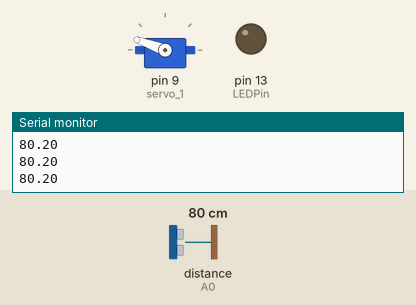
Simulated run of this sketch. Board: Arduino Uno, built with avr-gcc and run on an emulated ATmega328P. Parts: servo, output pins drawn as LEDs (lit = HIGH), the last lines printed to the serial monitor. Wiring (inferred from the names in the program): ultrasonic range finder: trigger A1; echo A0. The test bench sets the inputs (shaded band); at power-on: distance to the obstacle (sensor on A0) 80 cm. The echo pulse lasts 58.3 µs per cm; pins used as bus, display or sensor lines are not drawn.

Above: at 1.3 s.
1.4 s: distance to the obstacle (sensor on A0) set to 2 cm
At 1.72 s:
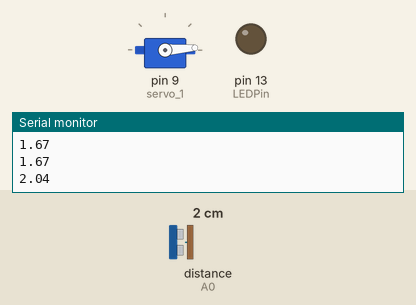
4.4 s: distance to the obstacle (sensor on A0) set to 18 cm
5.9 s: distance to the obstacle (sensor on A0) set to 35 cm
At 7.0 s:
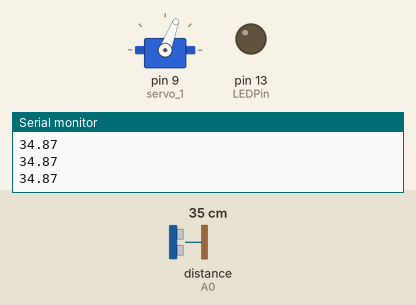
7.4 s: distance to the obstacle (sensor on A0) set to 60 cm
At 8.1 s:
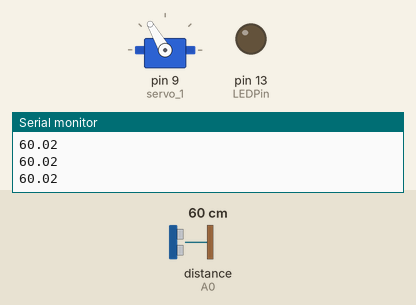
8.9 s: distance to the obstacle (sensor on A0) set to 120 cm
At 9.4 s:
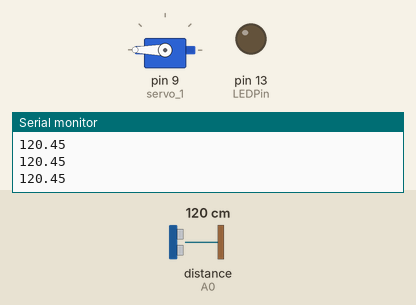
Timing chart, 0 to 11.4 s (numbered marks = the images above; inputs shaded):
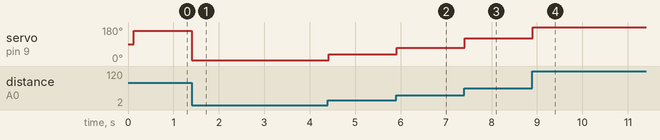

The sketch:

Ultrasonic_Servo.ino
```cpp
#include <Servo.h>

// Sonic
  // GLOBALS
  const byte trigPin1 = A1;      // trigger pin for sonic ranger #1
  const byte echoPin1 = A0;     // echo (data) pin for sonic ranger #1

  const byte LEDPin = 13;       // onboard LED pin (for diagnostics)

  Servo servo_1;

  void setup() {
  Serial.begin(9600);
  pinMode(trigPin1, OUTPUT);    // set the pinMode for trigger pin #1
  pinMode(echoPin1, INPUT);     // set the pinMode for echo pin #1
  pinMode(LEDPin, OUTPUT);      // set the pinMode for the onboard LED
  delay(100);       // allow the serial window time to open

    // Servo
  servo_1.attach(9, 500, 2500);
  }

void loop(){
  float x = sonicRange(trigPin1, echoPin1, 1000);
  Serial.println(x);

  servo_1.write(x*2);
}


float sonicRange(byte trigPin, byte echoPin, float maxRange) {
  // function, with arguments: (trigger pin, echo pin, maximum range (in cm))
  float timeout;                      // # of microseconds sensor will search for object
  long timeRoundTrip;                 // total time (from echo pin) for sound to travel
  float distanceToObject;             // the calculated distance to the object (in cm)
  float const Vs_cmpus = 0.034524;    // speed of sound in centimeters per microseconds

  // calculate the sensor’s timeout value using the maxRange argument and Equation xxx
  timeout = 2.0 * maxRange / Vs_cmpus;

  // make sure the trigger pin starts in the LOW state:
  digitalWrite(trigPin, LOW);
  delayMicroseconds(1500);        // delay to prevent over-sampling (may be smaller)

  // tell SR04 to begin data collection by sending a 10us-pulse to trigger pin:
  digitalWrite(trigPin, HIGH);
  delayMicroseconds(10);        // 10us is the minimum trigger pulse width
  digitalWrite(trigPin, LOW);

  // grab the pulse width from echo pin (i.e., sound’s total travel time from Tx to Rx):
  timeRoundTrip = pulseIn(echoPin, HIGH, timeout);

  // calculate distance to the object (in cm) using Equation xxx:
  distanceToObject = Vs_cmpus * (float)timeRoundTrip / 2.0;

  return distanceToObject;
}
```

Measured:
- after the input at 1.4 s, servo on pin 9 (servo_1): 160° → 3° at once, then repeats every 0.79 s: 3° 0.09 s, 12 × (4° 0.02 s, 3° 0.03 s), 4° 0.02 s
- after the input at 5.9 s, servo on pin 9 (servo_1): 35° → 69° at once
- after the input at 7.4 s, servo on pin 9 (servo_1): 69° → 120° at once
- after the input at 8.9 s, servo on pin 9 (servo_1): 120° → 180° at once
